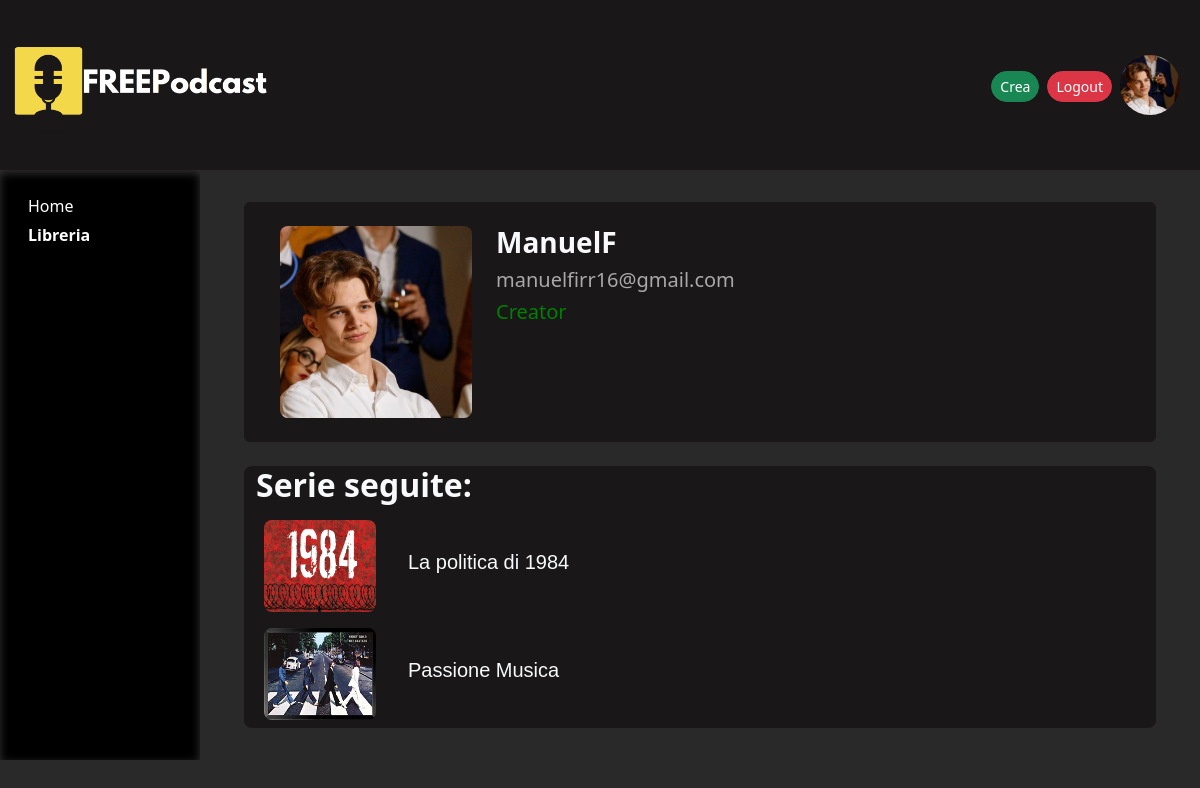
Before: /Profile (signed in) with the older database file.
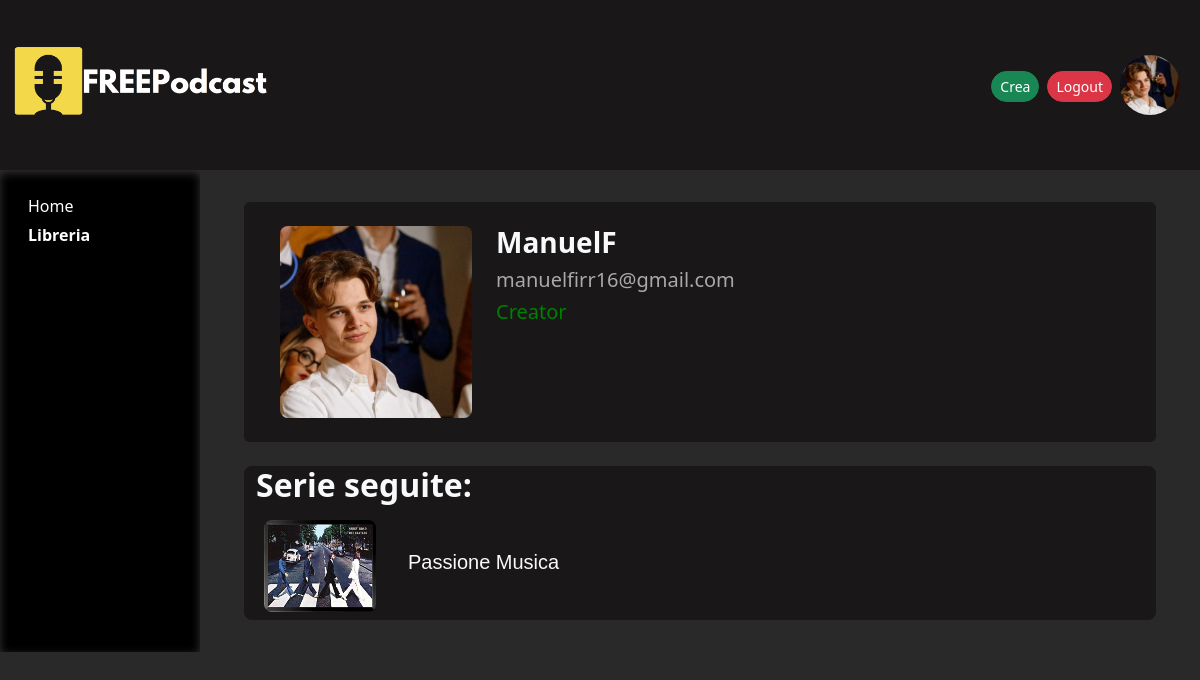
After: the same page with the newer database file.
### tables this page shows
CREATE TABLE "users" (
	"id"	TEXT NOT NULL,
	"username"	TEXT NOT NULL UNIQUE,
	"password"	TEXT NOT NULL,
	"is_creator"	INTEGER NOT NULL,
	"userimg"	TEXT NOT NULL,
	PRIMARY KEY("id")
);

CREATE TABLE "users_follows" (
	"user_id"	TEXT NOT NULL,
	"sid"	INTEGER NOT NULL,
	PRIMARY KEY("user_id","sid"),
	FOREIGN KEY("sid") REFERENCES "series"("id") ON DELETE CASCADE
);

CREATE TABLE "series" (
	"id"	INTEGER NOT NULL,
	"title"	TEXT NOT NULL UNIQUE,
	"description"	TEXT NOT NULL,
	"category"	TEXT NOT NULL,
	"serie_img"	TEXT NOT NULL,
	"creator_id"	TEXT NOT NULL,
	PRIMARY KEY("id")
);

### app.py (the view)
@app.route('/Profile')
def showprofile():
    user_id = current_user.id
    series=dao.get_followed_series(user_id)
    return render_template('profilepage.html', series=series)

### app.py (called while the page is built)
@login_manager.user_loader
def load_user(user_id):
    db_user = dao.get_userbyid(user_id)
    user = User(id=db_user['id'], username=db_user['username'], password=db_user['password'], is_creator=db_user['is_creator'], userimg=db_user['userimg'])
    return user

### dao.py (called while the page is built)
def get_userbyid(id):
    conn = sqlite3.connect('db/database.db')
    conn.row_factory = sqlite3.Row
    cursor = conn.cursor()
    sql = 'SELECT * FROM users where id = ?'
    cursor.execute(sql, (id,))
    user = cursor.fetchone()
    cursor.close()
    conn.close()
    return user

def get_followed_series(id):
  conn = sqlite3.connect('db/database.db')
  conn.row_factory = sqlite3.Row
  cursor = conn.cursor()
  sql = 'SELECT * FROM series,users_follows WHERE series.id=users_follows.sid AND users_follows.user_id = ?'
  cursor.execute(sql, (id,))
  series = cursor.fetchall()
  cursor.close()
  conn.close()
  return series

### templates/profilepage.html
{% extends "base.html" %}
{% block profile_active %}fw-bold{% endblock %}
{% block profile %}
    <div class="col-12">
        <div class="row m-4 p-4 rounded bg-gray">
            <div class="col-3">
                <img class="usrimg rounded-3 w-100" src="{{url_for('static', filename=current_user.userimg)}}"
    alt="userimg">
            </div>
            <div class="col-8 text-light">
                <h3 class="fw-bold">{{current_user.username|e}}</h3>
                <h5 class="text-gray">{{current_user.id|e}}</h5>
                {% if current_user.is_creator %}
                <h5 id="userstatus">Creator</h5>
                {% endif %}
            </div>
        </div>
        <div class="row m-4 bg-gray rounded-3">
            <h2 class="text-light fw-bold">Serie seguite:</h2>
            {% for serie in series %}
            <div class="col-2">
                <a href="{{url_for('showserie', id=serie.id)}}">
                <img class="p-2 rounded-4 w-100" src="{{url_for('static', filename = serie.serie_img)}}" alt="..." width="224" height="108">
                </a>
            </div>
            <div class="col-9 my-auto">
                <a href="{{url_for('showserie', id=serie.id)}}">
                <h5 class="text-light customfont">{{serie.title}}</h5>
                </a>
            </div>
            {% endfor %}
        </div>
    </div>
{% endblock %}

### templates/base.html (shortened to what this page needs)
<!DOCTYPE html>
    <html lang="it">
        <head>
            <link href="https://cdn.jsdelivr.net/npm/bootstrap@5.2.2/dist/css/bootstrap.min.css" rel="stylesheet">
            <link rel=stylesheet type="text/css" href="{{url_for('static', filename='style.css')}}">
        </head>
        <body>
            <header>
                <nav class="navbar navbar-dark navbar-expand-lg bg-body-tertiary bg-gray">
                    <div class="container-fluid">
                      <a class="navbar-brand" href="{{url_for('index')}}">
                        <img src="{{url_for('static', filename='FREEPodcastCOMPLETE.png')}}" alt="FREEPodcast" width="256" height="144">
                      </a>
                      <div class="collapse navbar-collapse" id="navbarSupportedContent">
                        <ul class="navbar-nav ms-auto">
                            {% if current_user.is_authenticated %}
                            {% if current_user.is_creator %}
                            <li class="nav-item">
                              <a href="{{url_for('new_serie')}}">
                                <button type="button" class="btn btn-success btn-sm rounded-pill ms-2 mt-4">
                                      Crea
                                </button>
                              </a>
                            </li>
                            {% endif %}
                            <li class="nav-item">
                              <a href="{{url_for('logout')}}">
                                <button type="button" class="btn btn-danger btn-sm rounded-pill ms-2 mt-4">
                                    Logout
                                </button>
                              </a>
                            </li>
                            <li class="nav-item m-2">
                                <span>
                                <div>
                                  <a href="{{url_for('showprofile')}}">
                                    <img class="usrimg rounded-circle" src="{{url_for('static', filename=current_user.userimg)}}"
                                alt="userimg" width="60" height="60">
                                    </a>
                                </div>
                                </span>
                            </li>
                            {% endif %}
                        </ul>
                      </div>
                    </div>
                  </nav>
            </header>
            <div class="container-fluid">
                <div class="row">
                    <aside class="col-lg-2">
                        <ul class="navbar-dark ms-auto mt-2">
                            <li class="nav-item">
                                <a class="nav-link {% block home_active %}{% endblock %}" href="{{url_for('index')}}">Home</a>
                            </li>
                            {% if current_user.is_authenticated %}
                            <li class="nav-item ">
                                <a class="nav-link {% block profile_active %}{% endblock %}" href="{{url_for('showprofile')}}">Libreria</a>
                            </li>
                            {% endif %}
                        </ul>
                    </aside>
                    <main class="col-lg-10">
                    <div class="row p-2">
                        {% block profile %}{% endblock %}
                    </div>
                  </div>
            </div>
        </body>
    </html>

### static/style.css (style rules this page uses)
.bg-gray { background-color: #191718; }
.customfont { font-family:Impact, Haettenschweiler, 'Arial Narrow Bold', sans-serif; font-weight:400; }
.text-gray { color:darkgray; }
#userstatus { color:green; }
body { background-color: #292929; }
aside { color: #ffffff; font-family: 'Segoe UI', Tahoma, Geneva, Verdana, sans-serif; background-color: #000000; box-shadow: 0px 3px 10px 0px rgba(255, 255, 255, 0.2) inset; }
aside li { padding-bottom: 5px; color: #ffffff; }
aside>ul { list-style-type: none; padding: 1rem 1rem; }
a { text-decoration: none; color: #000; }

Changed rows visible on the page:
removed users_follows: serie_img (picture), title "La politica di 1984"
